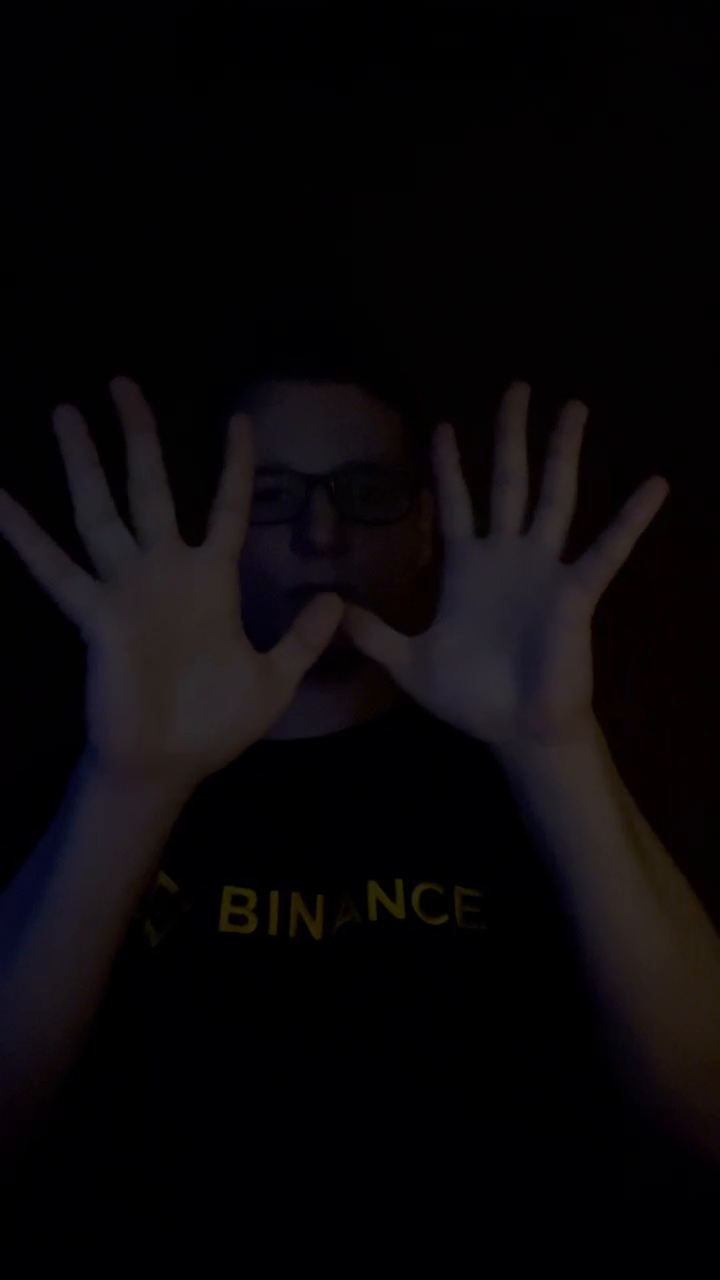
#> input picture frame 20 of Block2/video/IMG_0168.MOV, 720 x 1280 px, given in place of 0001-0100.mkv, which was not available
$ python RealTime_HSV_Tracking.py
#> lines starting #> are read from the running program, lines starting #| are printed output that depends on the picture; after the words box and inside, x2 and y2 are one past the last pixel; in counts of white or black regions, pixels touching at a corner belong together; pictures that were not available may be replaced by others from this repository, and a replacement may not be noted
#Відстеження об'єкта, який був вибраний лівою кнопкою миші під час запису відео екрана/камери

import cv2
import numpy as np

lower_color = np.array([0, 0, 0])
upper_color = np.array([0, 0, 0])

def color_picker(event, x, y, flags, param):
    if event == cv2.EVENT_LBUTTONDOWN:
        global lower_color, upper_color
        hsv_frame = cv2.cvtColor(frame, cv2.COLOR_BGR2HSV)
        hsv_value = hsv_frame[y, x]

        h_value = hsv_value[0]
        s_value = hsv_value[1]
        v_value = hsv_value[2]

        lower_color = np.array([max(0, h_value-10), max(0, s_value-40), max(0, v_value-40) ])
        upper_color = np.array([min(179, h_value+10), min(255, s_value+40), min(255, v_value+40) ])


cv2.namedWindow("test")
cv2.setMouseCallback("test", color_picker)
video = cv2.VideoCapture(r'C:\Users\danam\PycharmProjects\Mukhamedchyn-Danil\Block3\video\0001-0100.mkv')
while video.isOpened():
    ret, frame = video.read()
#> frame is the input picture: shape (1280, 720, 3); mean B, G, R 9, 7.1, 9.4
    if not ret:
        break
    hsv_value = cv2.cvtColor(frame, cv2.COLOR_BGR2HSV)
#> hsv_value: shape (1280, 720, 3); mean H, S, V 79.3, 128.9, 10.9
    mask = cv2.inRange(hsv_value, lower_color, upper_color)
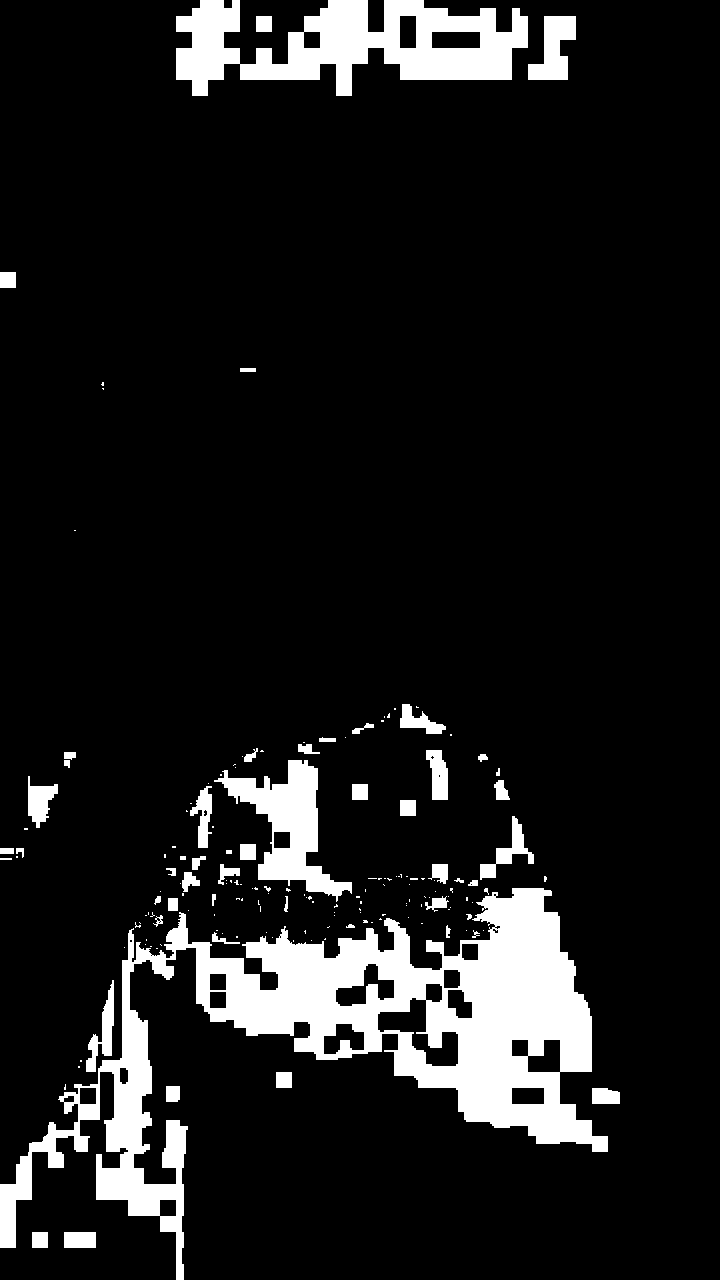
#> mask: shape (1280, 720); 10.8% white; 168 white regions (114 under 20 px)
    contours, _ = cv2.findContours(mask.copy(), cv2.RETR_TREE, cv2.CHAIN_APPROX_SIMPLE)
#> contours = 201 contours, 135 with area under 20; largest, box (x1, y1, x2, y2) and area: (0, 888, 608, 1280) 66822, (176, 0, 528, 96) 19338, (214, 760, 352, 902) 6778, (377, 997, 459, 1067) 2350, (528, 16, 576, 80) 1738
    if len(contours) > 0:
        largest_contour = max(contours, key=cv2.contourArea)
#> largest_contour = contour of 934 points, box (x1, y1, x2, y2) (0, 888, 608, 1280), area 66822
        cv2.drawContours(frame, [largest_contour], -1, (0, 255, 0), 2)
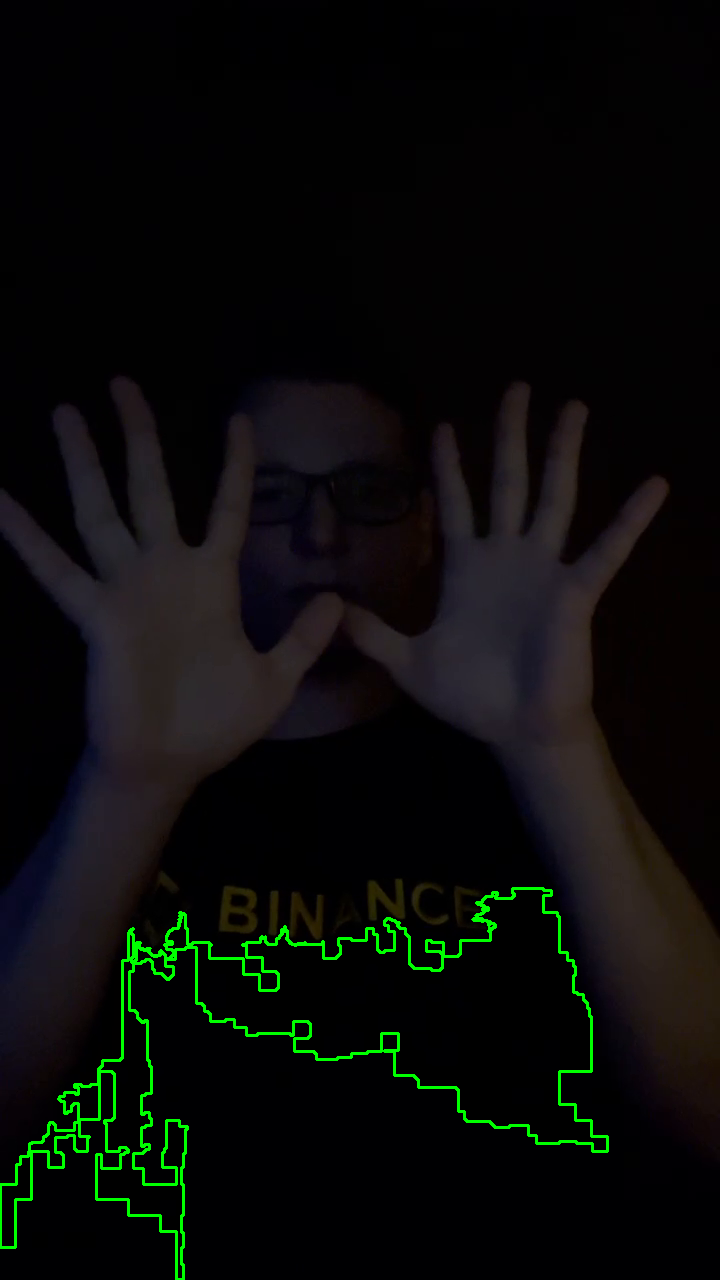
#> frame: shape (1280, 720, 3); 1.41% of pixels changed, all inside (x1, y1, x2, y2) = (0, 887, 609, 1280)
    cv2.imshow("test", frame)
    if cv2.waitKey(70) & 0xFF == ord('q'):
#> (key q is pressed here)
        break
video.release()
cv2.destroyAllWindows()

$ run again, starting later in the video
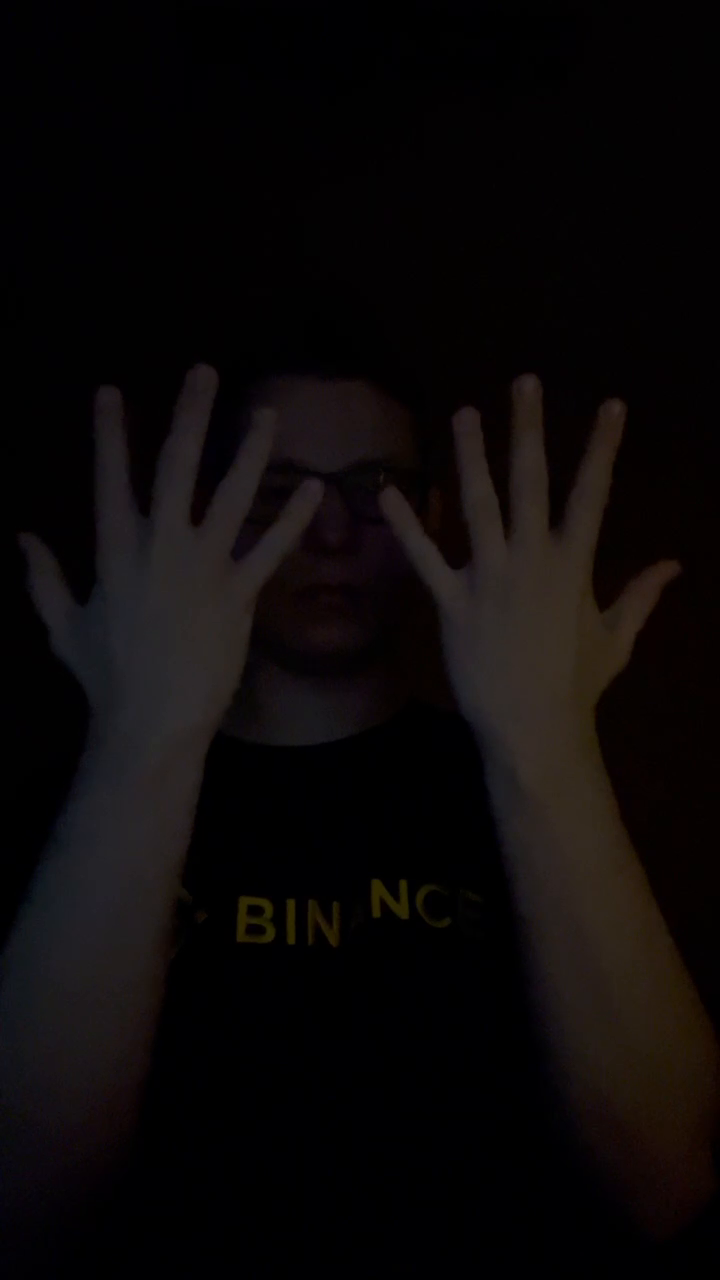
#> input picture frame 91 of Block2/video/IMG_0168.MOV, 720 x 1280 px, given in place of 0001-0100.mkv, which was not available
#> frame is the input picture: shape (1280, 720, 3); mean B, G, R 8.5, 8.4, 11.5
#> hsv_value: shape (1280, 720, 3); mean H, S, V 73.1, 131.4, 12.2
#> `mask = cv2.inRange(hsv_value, lower_color, upper_color)`:
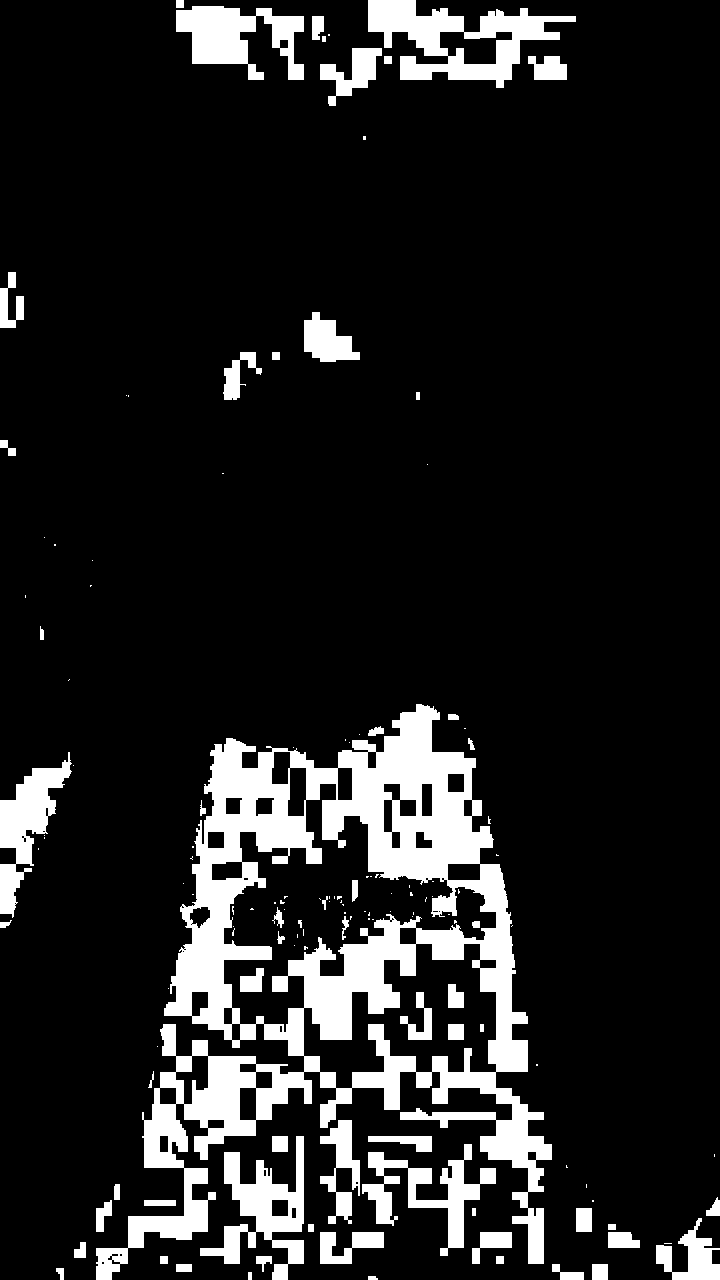
#> mask: shape (1280, 720); 13% white; 138 white regions (76 under 20 px)
#> contours = 199 contours, 102 with area under 20; largest, box (x1, y1, x2, y2) and area: (96, 704, 552, 1280) 118817, (223, 783, 497, 1033) 24964, (303, 943, 497, 1089) 14976, (368, 0, 576, 88) 8730, (200, 1136, 304, 1280) 5431
#> largest_contour = contour of 795 points, box (x1, y1, x2, y2) (96, 704, 552, 1280), area 118817
#> `cv2.drawContours(frame, [largest_contour], -1, (0, 255, 0), 2)`:
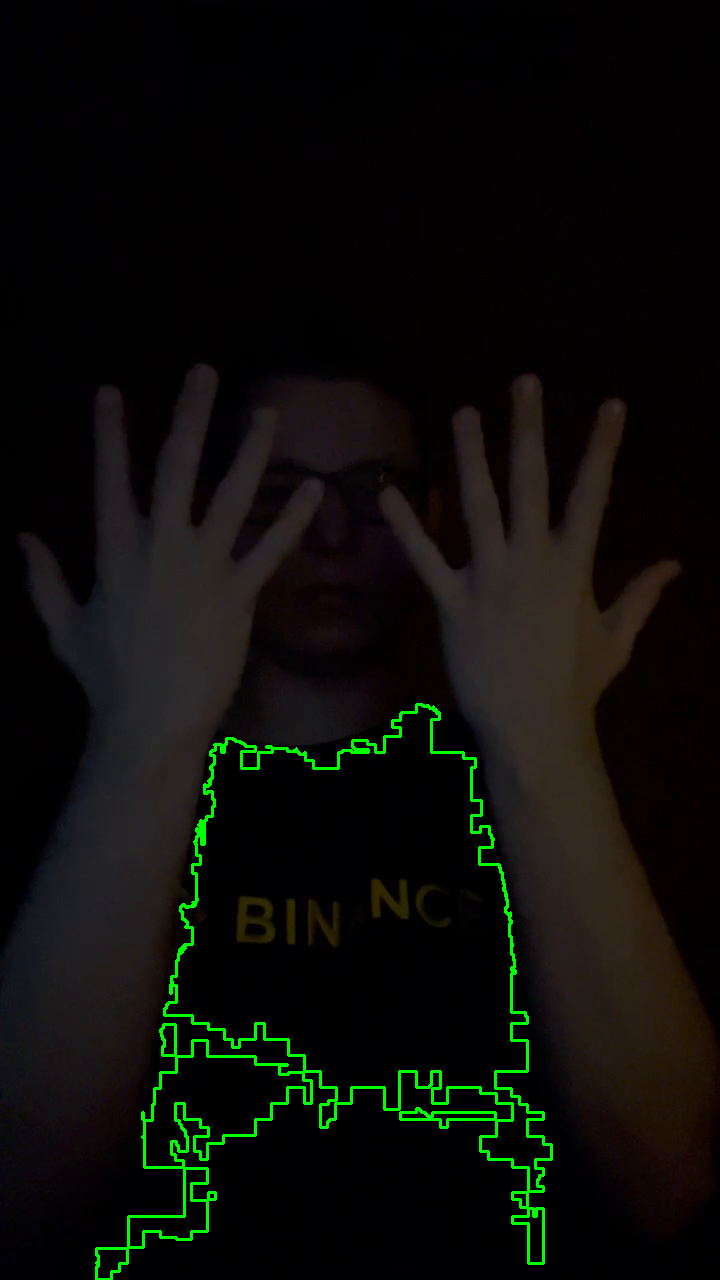
#> frame: shape (1280, 720, 3); 1.5% of pixels changed, all inside (x1, y1, x2, y2) = (95, 703, 553, 1280)

$ run again, starting later in the video
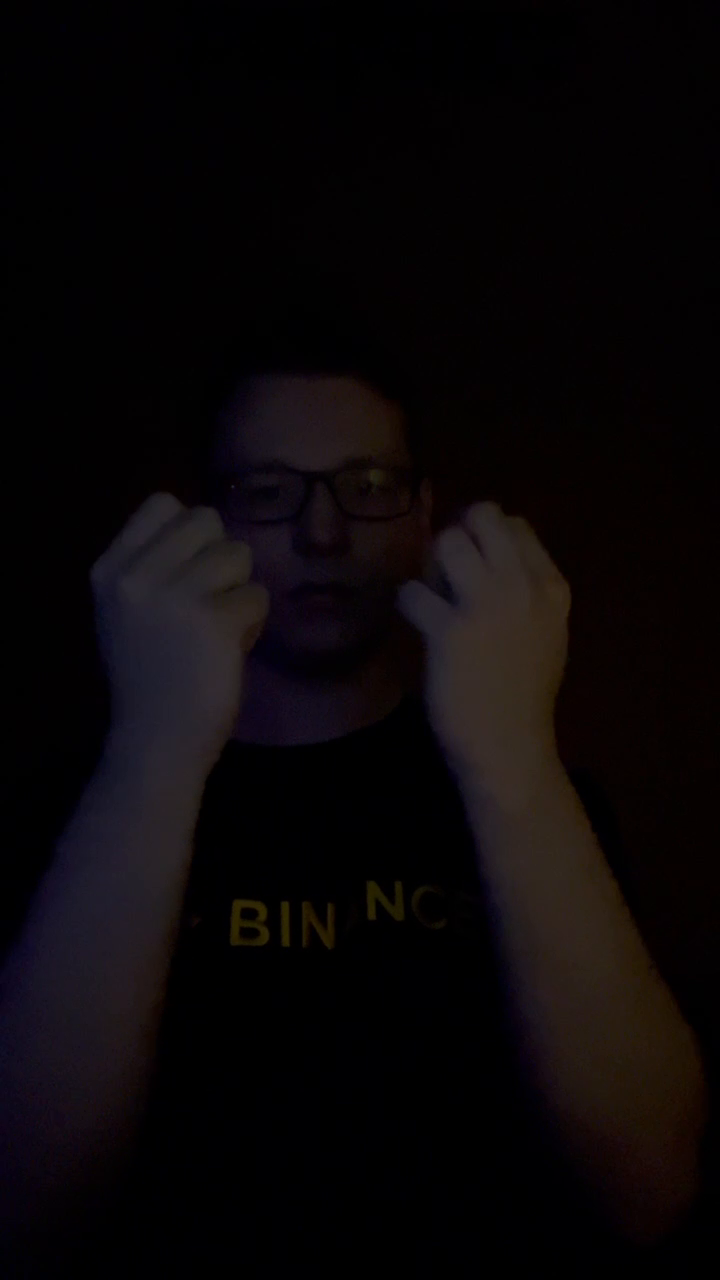
#> input picture frame 163 of Block2/video/IMG_0168.MOV, 720 x 1280 px, given in place of 0001-0100.mkv, which was not available
#> frame is the input picture: shape (1280, 720, 3); mean B, G, R 7.8, 6.6, 10
#> hsv_value: shape (1280, 720, 3); mean H, S, V 76.6, 142.5, 11.2
#> `mask = cv2.inRange(hsv_value, lower_color, upper_color)`:
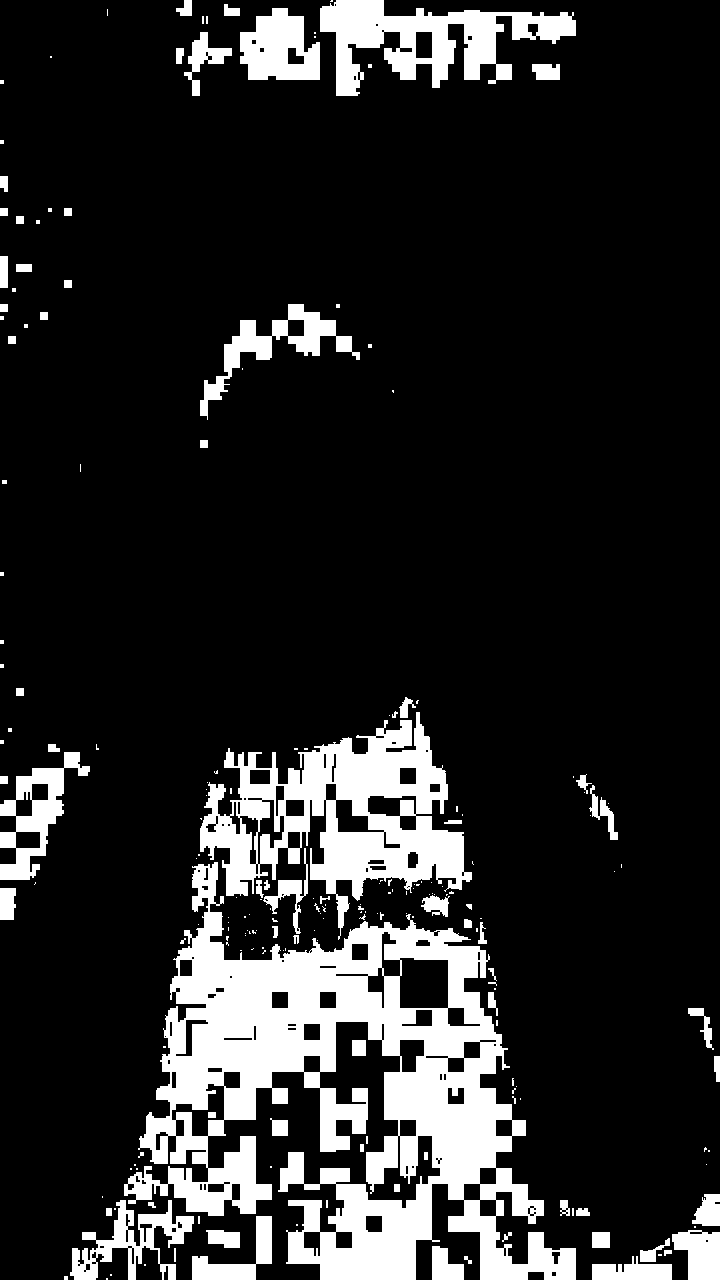
#> mask: shape (1280, 720); 15.4% white; 208 white regions (138 under 20 px)
#> contours = 361 contours, 197 with area under 20; largest, box (x1, y1, x2, y2) and area: (124, 862, 576, 1280) 83284, (200, 712, 472, 940) 28010, (320, 0, 576, 96) 10874, (0, 752, 90, 880) 4684, (240, 8, 320, 80) 4165
#> largest_contour = contour of 1105 points, box (x1, y1, x2, y2) (124, 862, 576, 1280), area 83284
#> `cv2.drawContours(frame, [largest_contour], -1, (0, 255, 0), 2)`:
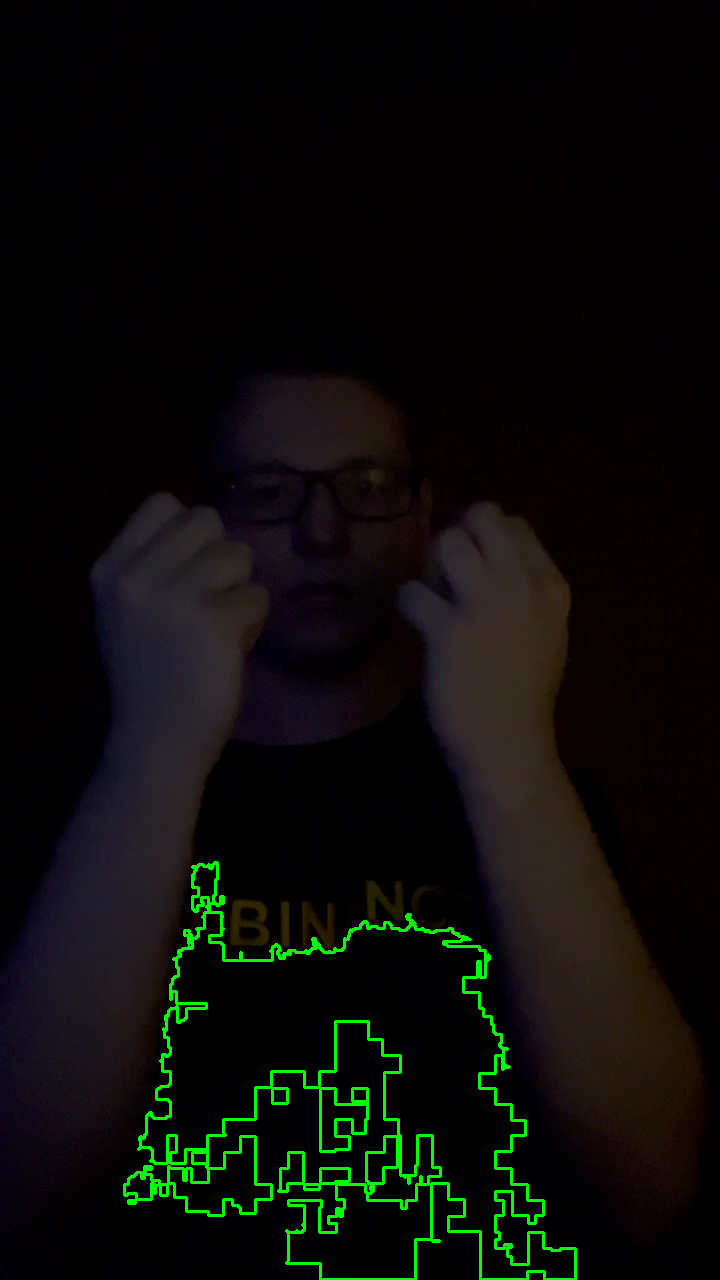
#> frame: shape (1280, 720, 3); 1.78% of pixels changed, all inside (x1, y1, x2, y2) = (123, 861, 577, 1280)
